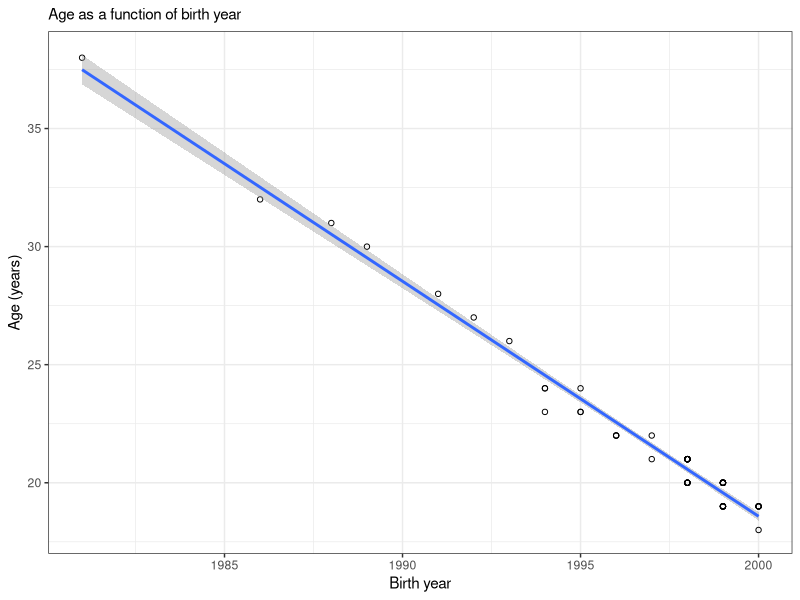
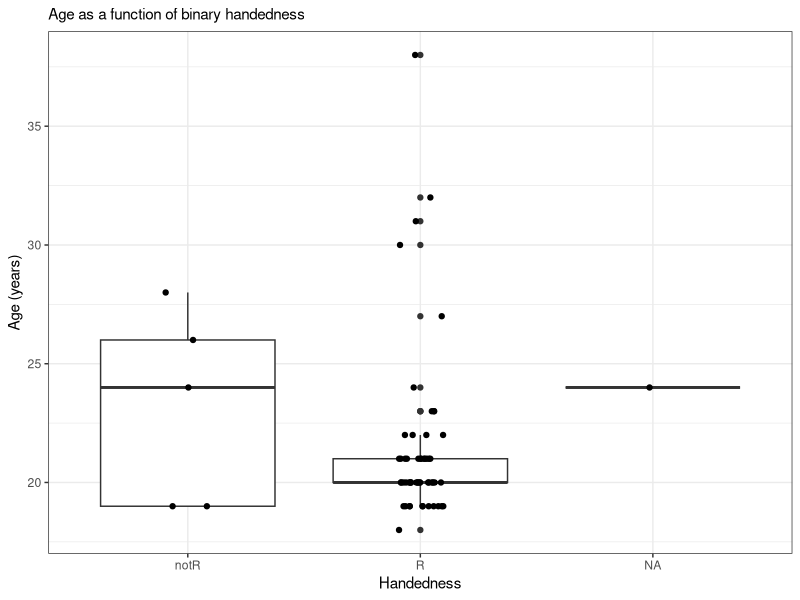

Write the R code that produced these figures, in order.
## ---- chunk 1
knitr::opts_chunk$set(echo = TRUE)
require(tidyverse)
## ---- chunk 2
IntroSurvey <- read_csv("classdata_2019.csv")
## ---- chunk 3
IntroSurvey <- mutate(IntroSurvey,
                      regret_total = (regret1 + regret2 + regret3 + regret4 + regret5) / 5,
                      maxi_total = (maxi1 + maxi2 + maxi3 + maxi4 + maxi5 + maxi6) / 6,
                      maxi_as = (maxi1 + maxi3) / 2,
                      maxi_dd = (maxi2 + maxi5) / 2,
                      maxi_hs = (maxi4 + maxi6) / 2)
## ---- chunk 4
IntroSurvey <- mutate(IntroSurvey,
                      dec_mode_binary = ifelse(startsWith(dec_mode, "calculation-based"),
                                          "calc",
                                          "not-calc"),
                      school_binary = ifelse(school %in% c("Barnard", "CC"),
                                             "B_CC",
                                             "GS_SPS"),
                      handed_binary = ifelse(handed == "R",
                                             "R",
                                             "notR"))
## ---- chunk 5
# First, create a summary dataframe to hold the relevant info
age_summary <- summarize(IntroSurvey,
                         mean_age = mean(age, na.rm = TRUE),
                         sd_age = sd(age, na.rm = TRUE),
                         no_responses_age = sum(is.na(age)))

# Then print the dataframe to show the summary values inside
age_summary
## ---- chunk 6
gender_count <- count(IntroSurvey,
                     gender)

gender_count
## ---- chunk 7
cor_summaries <- summarize(IntroSurvey,
                               mean_var1 = mean(age, na.rm = TRUE),
                               sd_var1 = sd(age, na.rm = TRUE),
                               mean_var2 = mean(birthyear, na.rm = TRUE),
                               sd_var2 = sd(birthyear, na.rm = TRUE))

cor_summaries
## ---- chunk 8
cor_report <- cor.test(~ age + birthyear, method = "pearson", data = IntroSurvey)

cor_report
## ---- chunk 9
cor_report$estimate
## ---- chunk 10
cor_report$p.value
## ---- chunk 11
t_test_summaries <- IntroSurvey %>%
  group_by(handed_binary) %>%
  summarize(count_dv = n(),
            mean_dv = mean(age, na.rm = TRUE),
            sd_dv = sd(age, na.rm = TRUE))

t_test_summaries
## ---- chunk 12
t_test_report <- t.test(age ~ handed_binary, data = IntroSurvey)

t_test_report
## ---- chunk 13
t_test_report$estimate
## ---- chunk 14
t_test_report$statistic
## ---- chunk 15
t_test_report$p.value
## ---- chunk 16
bwtheme <- theme_bw() + 
  theme(strip.background = element_rect(fill = 'white')) +
  theme(plot.title = element_text(size = rel(1))) + 
  theme(axis.title = element_text(size = rel(1)))
## ---- chunk 17
ggplot(IntroSurvey, aes(x = birthyear, y = age)) +
  geom_point(shape = 1) +
  geom_smooth(method = lm) +
  # labs() lets you modify various labels in a ggplot
  labs(title = "Age as a function of birth year",
       x = "Birth year",
       y = "Age (years)") +
  bwtheme
## ---- chunk 18
ggplot(IntroSurvey, aes(x = handed_binary, y = age)) +
  geom_boxplot() +
  geom_jitter(position=position_jitter(width = .1, height = 0)) +
  labs(title = "Age as a function of binary handedness",
       x = "Handedness",
       y = "Age (years)") +
  bwtheme
